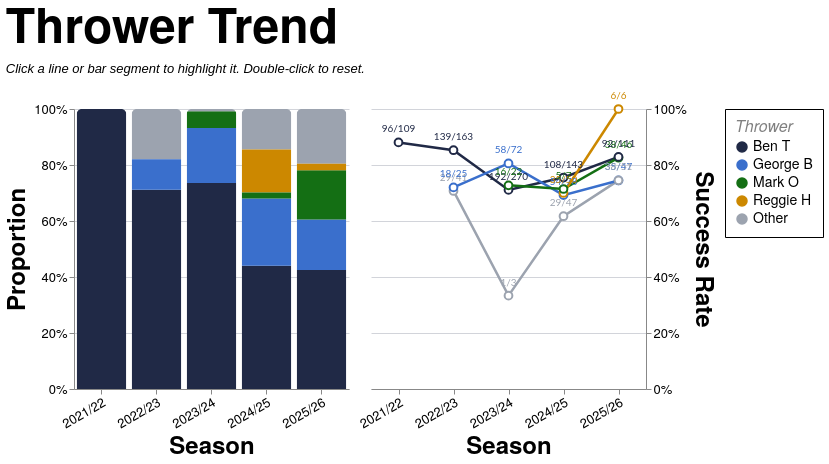

Vega-Lite specification stored for this chart:
### Vega-Lite specification from a JSON file in a GitHub repository (floating-point values rounded to 4 significant figures; data arrays with more than 128 entries replaced by an {"elided": "..."} marker saying what was removed)
{"config": {"axis": {"labelFont": "PT Sans Narrow, Helvetica Neue, Helvetica, Arial, sans-serif", "titleFont": "PT Sans Narrow, Helvetica Neue, Helvetica, Arial, sans-serif", "labelFontSize": 13, "titleFontSize": 24, "gridColor": "#202947", "gridOpacity": 0.2, "zindex": 1}, "text": {"font": "Lato, sans-serif"}, "bar": {"cornerRadiusEnd": 5}, "header": {"labelFont": "PT Sans Narrow, Helvetica Neue, Helvetica, Arial, sans-serif", "titleFont": "PT Sans Narrow, Helvetica Neue, Helvetica, Arial, sans-serif", "labelFontSize": 24, "titleFontSize": 28, "labelFontWeight": "bold", "orient": "left"}, "legend": {"labelFont": "PT Sans Narrow, Helvetica Neue, Helvetica, Arial, sans-serif", "titleFont": "PT Sans Narrow, Helvetica Neue, Helvetica, Arial, sans-serif", "labelFontSize": 14, "titleFontSize": 16, "titlePadding": 5, "fillColor": "white", "strokeColor": "black", "padding": 10, "titleFontWeight": "lighter", "titleFontStyle": "italic", "titleColor": "gray", "offset": 10}, "title": {"font": "PT Sans Narrow, Helvetica Neue, Helvetica, Arial, sans-serif", "fontSize": 48, "fontWeight": "bold", "anchor": "start", "align": "center", "titlePadding": 20, "subtitlePadding": 10, "subtitleFontSize": 13, "subtitleColor": "", "subtitleFontStyle": "italic", "offset": 15, "color": "black"}, "axisX": {"labelAngle": 0}, "facet": {"title": null, "header": null, "align": {"row": "each", "column": "each"}, "spacing": 10}, "resolve": {"scale": {"y": "independent", "facet": "independent"}}, "background": "transparent", "scale": {"offsetBandPaddingOuter": 0.2, "offsetBandPaddingInner": 0.1}, "view": {"stroke": null, "background": "transparent"}}, "hconcat": [{"mark": {"type": "bar", "opacity": 0.85}, "encoding": {"color": {"field": "thrower_tier", "scale": {"domain": ["Ben T", "George B", "Mark O", "Reggie H", "Other"], "range": ["#202946", "#3a6fcc", "#146f14", "#cc8800", "#9ca3af"]}, "title": "Thrower", "type": "nominal"}, "opacity": {"condition": {"param": "param_13", "value": 1.0, "empty": true}, "value": 0.2}, "order": {"field": "tier_sort_order", "sort": "ascending", "type": "quantitative"}, "tooltip": [{"field": "season", "title": "Season", "type": "nominal"}, {"field": "thrower_tier_name", "title": "Thrower", "type": "nominal"}, {"field": "attempts", "format": ",.0f", "title": "Attempts", "type": "quantitative"}, {"field": "won", "format": ",.0f", "title": "Won", "type": "quantitative"}, {"field": "success_rate", "format": ".1%", "title": "Success Rate", "type": "quantitative"}], "x": {"axis": {"labelAngle": -30}, "field": "season", "sort": ["2021/22", "2022/23", "2023/24", "2024/25", "2025/26"], "title": "Season", "type": "nominal"}, "y": {"axis": {"format": "%", "orient": "left"}, "field": "attempts", "stack": "normalize", "title": "Proportion", "type": "quantitative"}}, "height": 280, "name": "view_14", "transform": [{"filter": "(loSquad == 'All' || datum.squad == loSquad) && (loGameType == 'All' || (loGameType == 'League + Cup' && (datum.game_type == 'League' || datum.game_type == 'Cup')) || (loGameType == 'League only' && datum.game_type == 'League') || datum.game_type == loGameType) && (loJumper == 'All' || datum.jumper == loJumper) && (loArea == 'All' || datum.area == loArea) && (loNumbers == 'All' || datum.numbers == loNumbers)"}, {"aggregate": [{"op": "count", "as": "attempts"}, {"op": "sum", "field": "won", "as": "won"}], "groupby": ["season", "thrower_tier", "thrower_tier_name"]}, {"joinaggregate": [{"op": "sum", "field": "attempts", "as": "season_attempts"}], "groupby": ["season"]}, {"calculate": "datum.attempts / datum.season_attempts", "as": "norm_count"}, {"calculate": "datum.won / datum.attempts", "as": "success_rate"}, {"calculate": "datum.won + '/' + datum.attempts", "as": "won_attempts_label"}, {"calculate": "datum.thrower_tier == 'Ben T' ? 0 : datum.thrower_tier == 'George B' ? 1 : datum.thrower_tier == 'Mark O' ? 2 : datum.thrower_tier == 'Reggie H' ? 3 : 999", "as": "tier_sort_order"}], "width": {"step": 55}}, {"layer": [{"mark": {"type": "line", "point": {"fill": "white", "filled": false, "size": 60}, "strokeWidth": 2.5}, "encoding": {"color": {"field": "thrower_tier", "scale": {"domain": ["Ben T", "George B", "Mark O", "Reggie H", "Other"], "range": ["#202946", "#3a6fcc", "#146f14", "#cc8800", "#9ca3af"]}, "title": "Thrower", "type": "nominal"}, "detail": {"field": "thrower_tier", "type": "nominal"}, "opacity": {"condition": {"param": "param_13", "value": 1.0, "empty": true}, "value": 0.2}, "tooltip": [{"field": "season", "title": "Season", "type": "nominal"}, {"field": "thrower_tier_name", "title": "Thrower", "type": "nominal"}, {"field": "attempts", "format": ",.0f", "title": "Attempts", "type": "quantitative"}, {"field": "won", "format": ",.0f", "title": "Won", "type": "quantitative"}, {"field": "success_rate", "format": ".1%", "title": "Success Rate", "type": "quantitative"}], "x": {"axis": {"labelAngle": -30}, "field": "season", "sort": ["2021/22", "2022/23", "2023/24", "2024/25", "2025/26"], "title": "Season", "type": "nominal"}, "y": {"axis": {"format": "%", "orient": "right"}, "field": "success_rate", "scale": {"domainMax": 1, "nice": true}, "title": "Success Rate", "type": "quantitative"}}, "name": "view_13", "transform": [{"filter": "(loSquad == 'All' || datum.squad == loSquad) && (loGameType == 'All' || (loGameType == 'League + Cup' && (datum.game_type == 'League' || datum.game_type == 'Cup')) || (loGameType == 'League only' && datum.game_type == 'League') || datum.game_type == loGameType) && (loJumper == 'All' || datum.jumper == loJumper) && (loArea == 'All' || datum.area == loArea) && (loNumbers == 'All' || datum.numbers == loNumbers)"}, {"aggregate": [{"op": "count", "as": "attempts"}, {"op": "sum", "field": "won", "as": "won"}], "groupby": ["season", "thrower_tier", "thrower_tier_name"]}, {"joinaggregate": [{"op": "sum", "field": "attempts", "as": "season_attempts"}], "groupby": ["season"]}, {"calculate": "datum.attempts / datum.season_attempts", "as": "norm_count"}, {"calculate": "datum.won / datum.attempts", "as": "success_rate"}, {"calculate": "datum.won + '/' + datum.attempts", "as": "won_attempts_label"}, {"calculate": "datum.thrower_tier == 'Ben T' ? 0 : datum.thrower_tier == 'George B' ? 1 : datum.thrower_tier == 'Mark O' ? 2 : datum.thrower_tier == 'Reggie H' ? 3 : 999", "as": "tier_sort_order"}]}, {"mark": {"type": "text", "align": "center", "baseline": "bottom", "dy": -8, "fontSize": 10}, "encoding": {"color": {"field": "thrower_tier", "scale": {"domain": ["Ben T", "George B", "Mark O", "Reggie H", "Other"], "range": ["#202946", "#3a6fcc", "#146f14", "#cc8800", "#9ca3af"]}, "title": "Thrower", "type": "nominal"}, "detail": {"field": "thrower_tier", "type": "nominal"}, "opacity": {"condition": {"param": "param_13", "value": 1.0, "empty": true}, "value": 0.2}, "text": {"field": "won_attempts_label", "type": "nominal"}, "x": {"axis": {"labelAngle": -30}, "field": "season", "sort": ["2021/22", "2022/23", "2023/24", "2024/25", "2025/26"], "title": "Season", "type": "nominal"}, "y": {"axis": {"format": "%", "orient": "right"}, "field": "success_rate", "scale": {"domainMax": 1, "nice": true}, "title": "Success Rate", "type": "quantitative"}}, "transform": [{"filter": "(loSquad == 'All' || datum.squad == loSquad) && (loGameType == 'All' || (loGameType == 'League + Cup' && (datum.game_type == 'League' || datum.game_type == 'Cup')) || (loGameType == 'League only' && datum.game_type == 'League') || datum.game_type == loGameType) && (loJumper == 'All' || datum.jumper == loJumper) && (loArea == 'All' || datum.area == loArea) && (loNumbers == 'All' || datum.numbers == loNumbers)"}, {"aggregate": [{"op": "count", "as": "attempts"}, {"op": "sum", "field": "won", "as": "won"}], "groupby": ["season", "thrower_tier", "thrower_tier_name"]}, {"joinaggregate": [{"op": "sum", "field": "attempts", "as": "season_attempts"}], "groupby": ["season"]}, {"calculate": "datum.attempts / datum.season_attempts", "as": "norm_count"}, {"calculate": "datum.won / datum.attempts", "as": "success_rate"}, {"calculate": "datum.won + '/' + datum.attempts", "as": "won_attempts_label"}, {"calculate": "datum.thrower_tier == 'Ben T' ? 0 : datum.thrower_tier == 'George B' ? 1 : datum.thrower_tier == 'Mark O' ? 2 : datum.thrower_tier == 'Reggie H' ? 3 : 999", "as": "tier_sort_order"}]}], "height": 280, "width": {"step": 55}}], "data": {"name": "data-7803f8b81b48b1da4870168cfc0eaa17"}, "params": [{"name": "loSquad", "value": "All"}, {"name": "loSeason", "value": "All"}, {"name": "loGameType", "value": "All"}, {"name": "loThrower", "value": "All"}, {"name": "loJumper", "value": "All"}, {"name": "loArea", "value": "All"}, {"name": "loNumbers", "value": "All"}, {"name": "param_13", "select": {"type": "point", "clear": "dblclick", "fields": ["thrower_tier"], "on": "click"}, "views": ["view_14", "view_13"]}], "resolve": {"scale": {"color": "shared"}}, "spacing": 8, "title": {"text": "Thrower Trend", "subtitle": "Click a line or bar segment to highlight it. Double-click to reset."}, "$schema": "https://vega.github.io/schema/vega-lite/v5.20.1.json", "datasets": {"data-7803f8b81b48b1da4870168cfc0eaa17": {"elided": "1291 records"}}}
